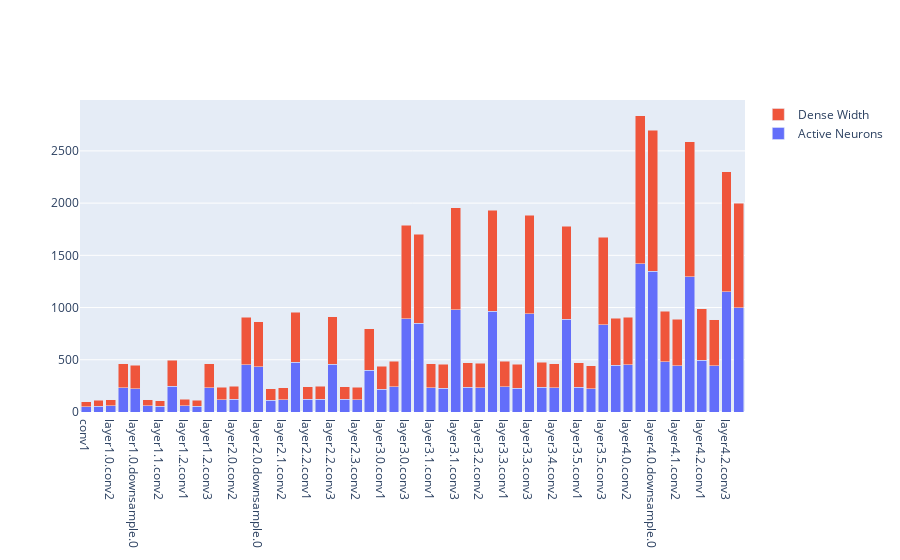

Source (notebook cell):
### Code cell
import plotly.graph_objects as go

df_slice = ablation_df.loc[ablation_df["rigl.dense_allocation"]==0.01]
df_slice

data = [
    go.Bar(
        y=df_slice["active_neurons"], x=df_slice["layer_name"], name="Active Neurons"
    ),
    go.Bar(
        y=df_slice["active_neurons"], x=df_slice["layer_name"], name="Dense Width"
    ),
    
]
layout = go.Layout(barmode="stack")
fig = go.Figure(data=data, layout=layout)
fig.show()

### Figure 1 — Plotly figure (JSON) as saved in the notebook; plotly's stock layout.template omitted (floating-point values rounded to 4 significant figures)
{"data": [{"name": "Active Neurons", "type": "bar", "x": ["conv1", "layer1.0.conv1", "layer1.0.conv2", "layer1.0.conv3", "layer1.0.downsample.0", "layer1.1.conv1", "layer1.1.conv2", "layer1.1.conv3", "layer1.2.conv1", "layer1.2.conv2", "layer1.2.conv3", "layer2.0.conv1", "layer2.0.conv2", "layer2.0.conv3", "layer2.0.downsample.0", "layer2.1.conv1", "layer2.1.conv2", "layer2.1.conv3", "layer2.2.conv1", "layer2.2.conv2", "layer2.2.conv3", "layer2.3.conv1", "layer2.3.conv2", "layer2.3.conv3", "layer3.0.conv1", "layer3.0.conv2", "layer3.0.conv3", "layer3.0.downsample.0", "layer3.1.conv1", "layer3.1.conv2", "layer3.1.conv3", "layer3.2.conv1", "layer3.2.conv2", "layer3.2.conv3", "layer3.3.conv1", "layer3.3.conv2", "layer3.3.conv3", "layer3.4.conv1", "layer3.4.conv2", "layer3.4.conv3", "layer3.5.conv1", "layer3.5.conv2", "layer3.5.conv3", "layer4.0.conv1", "layer4.0.conv2", "layer4.0.conv3", "layer4.0.downsample.0", "layer4.1.conv1", "layer4.1.conv2", "layer4.1.conv3", "layer4.2.conv1", "layer4.2.conv2", "layer4.2.conv3", "fc"], "y": [50, 56, 59, 230, 224, 58, 55, 248, 60, 56, 231, 118, 123, 454, 432, 111, 115, 478, 122, 123, 455, 122, 119, 399, 220, 242, 893, 851, 232, 228, 977, 235, 234, 967, 243, 228, 941, 239, 230, 889, 237, 222, 837, 450, 453, 1419, 1350, 482, 444, 1295, 495, 441, 1151, 1000]}, {"name": "Dense Width", "type": "bar", "x": ["conv1", "layer1.0.conv1", "layer1.0.conv2", "layer1.0.conv3", "layer1.0.downsample.0", "layer1.1.conv1", "layer1.1.conv2", "layer1.1.conv3", "layer1.2.conv1", "layer1.2.conv2", "layer1.2.conv3", "layer2.0.conv1", "layer2.0.conv2", "layer2.0.conv3", "layer2.0.downsample.0", "layer2.1.conv1", "layer2.1.conv2", "layer2.1.conv3", "layer2.2.conv1", "layer2.2.conv2", "layer2.2.conv3", "layer2.3.conv1", "layer2.3.conv2", "layer2.3.conv3", "layer3.0.conv1", "layer3.0.conv2", "layer3.0.conv3", "layer3.0.downsample.0", "layer3.1.conv1", "layer3.1.conv2", "layer3.1.conv3", "layer3.2.conv1", "layer3.2.conv2", "layer3.2.conv3", "layer3.3.conv1", "layer3.3.conv2", "layer3.3.conv3", "layer3.4.conv1", "layer3.4.conv2", "layer3.4.conv3", "layer3.5.conv1", "layer3.5.conv2", "layer3.5.conv3", "layer4.0.conv1", "layer4.0.conv2", "layer4.0.conv3", "layer4.0.downsample.0", "layer4.1.conv1", "layer4.1.conv2", "layer4.1.conv3", "layer4.2.conv1", "layer4.2.conv2", "layer4.2.conv3", "fc"], "y": [50, 56, 59, 230, 224, 58, 55, 248, 60, 56, 231, 118, 123, 454, 432, 111, 115, 478, 122, 123, 455, 122, 119, 399, 220, 242, 893, 851, 232, 228, 977, 235, 234, 967, 243, 228, 941, 239, 230, 889, 237, 222, 837, 450, 453, 1419, 1350, 482, 444, 1295, 495, 441, 1151, 1000]}], "layout": {"barmode": "stack"}}
